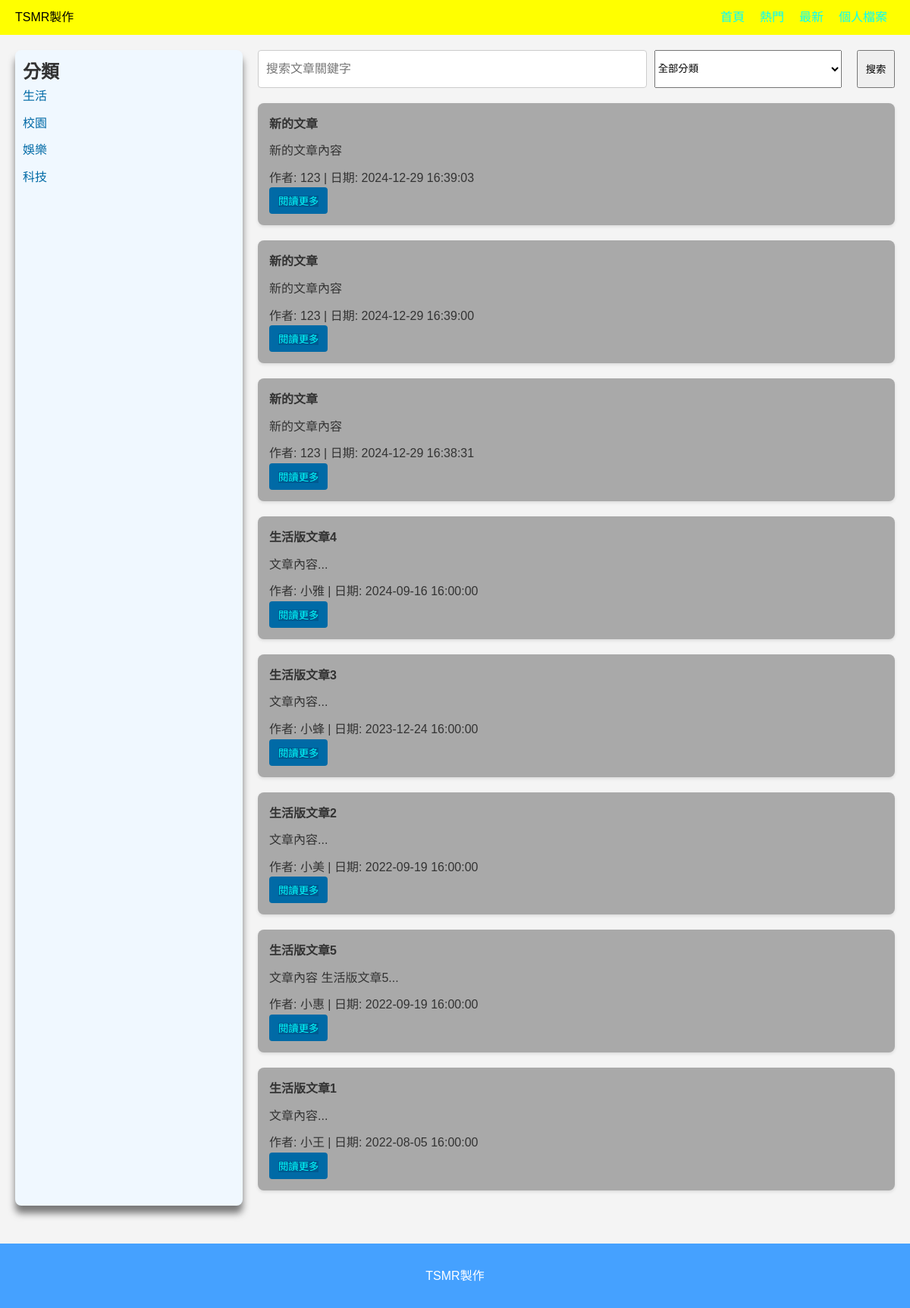
Page /life.php on the committed database.
### tables this page shows
CREATE TABLE `post` (
  `name` varchar(30) DEFAULT NULL,
  `title` varchar(255) DEFAULT NULL,
  `post` text,
  `date` timestamp NULL DEFAULT NULL,
  `post_sort` enum('life','play','school','tech') DEFAULT NULL
);

### life.php (the view, shortened to what this page needs)
<?php
include 'db.php';
$sql = "SELECT name,title, post, date FROM post where post_sort='life' ORDER BY date DESC";
$result = $conn->query($sql);
?>
<!DOCTYPE html>
<html lang="zh-TW">
<head>
</head>
<body>
  <header class="top">
    <div>TSMR製作</div>
    <nav>
      <ul>
        <li><a href="main.php">首頁</a></li>
        <li><a href="#">熱門</a></li>
        <li><a href="time.php">最新</a></li>
        <li><a href="login.php">個人檔案</a></li>
      </ul>
    </nav>
  </header>
  <main class="content">
    <aside class="sidebar">
      <h2>分類</h2>
      <ul>
        <li><a href="life.php">生活</a></li>
        <li><a href="school.php">校園</a></li>
        <li><a href="play.php">娛樂</a></li>
        <li><a href="tech.php">科技</a></li>
      </ul>
    </aside>
    <section class="post-list">
      <div class="search-bar">
        <form action="search.php" method="GET" style="display: flex; width: 100%;">
          <input type="text" name="keyword" placeholder="搜索文章關鍵字" required style="flex: 2; margin-right: 10px;">
          <select name="post_sort" style="flex: 1; margin-right: 10px;">
            <option value="">全部分類</option>
          </select>
          <button class="button" type="submit">搜索</button>
        </form>
      </div>
      <?php if ($result && $result->num_rows > 0): ?>
        <?php while ($row = $result->fetch_assoc()): ?>
          <article class="post">
            <h2 class="post-title"><?php echo htmlspecialchars($row['title']); ?></h2>
			<p class="post-content"><?php echo nl2br(htmlspecialchars($row['post'])); ?></p>
            <p>作者: <?php echo htmlspecialchars($row['name']); ?> | 日期: <?php echo htmlspecialchars($row['date']); ?></p>
            <button class="read-more">
              <a href="viewPost.php?name=<?php echo urlencode($row['name']); ?>&title=<?php echo urlencode($row['title']); ?>">閱讀更多</a>
            </button>
          </article>
        <?php endwhile; ?>
      <?php else: ?>
        <p>目前沒有文章。</p>
      <?php endif; ?>
    </section>
  </main>
  <footer>
    <p>TSMR製作</p>
  </footer>
</body>
</html>

### life.php (style rules this page uses)
* { margin: 0; padding: 0; box-sizing: border-box; }
body { font-family: Arial, sans-serif; line-height: 1.6; color: #333; background: #f4f4f4; }
.top { display: flex; justify-content: space-between; align-items: center; background: #ffff00; color: black; padding: 10px 20px; }
.top ul { list-style: none; display: flex; }
.top li { margin: 0px 10px; }
.top a { color:#00ffff; text-decoration: none; }
.content { display: flex; max-width: 1200px; margin: 20px auto; padding: 0 20px; }
.sidebar { flex: 1; background:#f0f8ff; border-radius: 8px; padding: 10px ; box-shadow: 0 10px 10px rgba(0, 0, 0, 0.5); margin-right: 20px; }
.sidebar ul { list-style: none; }
.sidebar li { margin-bottom: 10px; }
.sidebar a { text-decoration: none; color: #006aa6; }
.post-list { flex: 3; }
.post { background: #a9a9a9; margin-bottom:20px; padding: 15px; border-radius: 8px; box-shadow: 0 2px 4px rgba(0, 0, 0, 0.1); }
.post-title { font-size: 1em; margin-bottom: 10px; }
.post-content { margin-bottom: 10px; }
.read-more { background: #006aa6; color: #fff; border: none; padding: 8px 12px; border-radius: 4px; cursor: pointer; }
.read-more a { color:#00ffff; background: #005a90; text-decoration: none; }
footer { text-align:center; padding: 30px; background-color: #45a1ff; color: #fff; margin-top:50px; }
.button { width:50px; height:50px; margin-left:10px; }
.search-bar { margin-bottom:20px; display: flex; }
.search-bar input { width: 100%; padding: 10px; border: 1px solid #ccc; border-radius: 4px; font-size: 1em; }

### rows in the picture
post: title "新的文章", post "新的文章內容", name "123", date "2024-12-29 16:39:03"
post: title "新的文章", post "新的文章內容", name "123", date "2024-12-29 16:39:00"
post: title "新的文章", post "新的文章內容", name "123", date "2024-12-29 16:38:31"
post: title "生活版文章4", post "文章內容...", name "小雅", date "2024-09-16 16:00:00"
post: title "生活版文章3", post "文章內容...", name "小蜂", date "2023-12-24 16:00:00"
post: title "生活版文章2", post "文章內容...", name "小美", date "2022-09-19 16:00:00"
post: title "生活版文章5", post "文章內容 生活版文章5...", name "小惠", date "2022-09-19 16:00:00"
post: title "生活版文章1", post "文章內容...", name "小王", date "2022-08-05 16:00:00"
